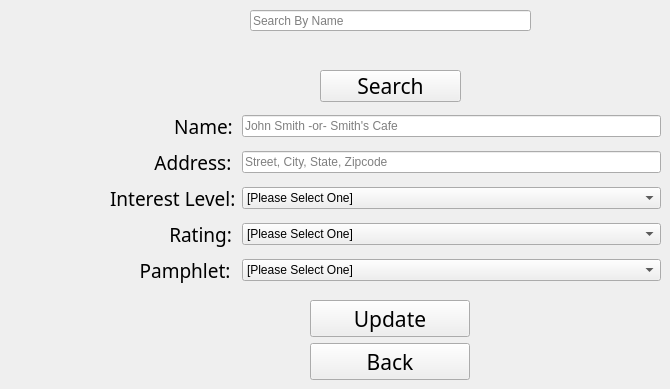
      <widget class="QWidget" name="updateCustomer">
       <widget class="QWidget" name="gridLayoutWidget_9">
        <property name="geometry">
         <rect>
          <x>110</x>
          <y>110</y>
          <width>551</width>
          <height>178</height>
         </rect>
        </property>
        <layout class="QGridLayout" name="gridLayout_3">
         <item row="3" column="1">
          <widget class="QComboBox" name="rating_2">
           <item>
            <property name="text">
             <string>[Please Select One]</string>
            </property>
           </item>
           <item>
            <property name="text">
             <string>Key</string>
            </property>
           </item>
           <item>
            <property name="text">
             <string>Nice to Have</string>
            </property>
           </item>
          </widget>
         </item>
         <item row="1" column="1">
          <widget class="QLineEdit" name="address_edit_2">
           <property name="text">
            <string/>
           </property>
           <property name="placeholderText">
            <string>Street, City, State, Zipcode</string>
           </property>
          </widget>
         </item>
         <item row="1" column="0">
          <widget class="QLabel" name="label_32">
           <property name="font">
            <font>
             <family>Heiti SC</family>
             <pointsize>14</pointsize>
            </font>
           </property>
           <property name="text">
            <string>         Address:</string>
           </property>
          </widget>
         </item>
         <item row="3" column="0">
          <widget class="QLabel" name="label_29">
           <property name="font">
            <font>
             <family>Heiti SC</family>
             <pointsize>14</pointsize>
            </font>
           </property>
           <property name="text">
            <string>            Rating:</string>
           </property>
          </widget>
         </item>
         <item row="4" column="0">
          <widget class="QLabel" name="label_33">
           <property name="font">
            <font>
             <family>Heiti SC</family>
             <pointsize>14</pointsize>
            </font>
           </property>
           <property name="text">
            <string>      Pamphlet:</string>
           </property>
          </widget>
         </item>
         <item row="0" column="0">
          <widget class="QLabel" name="label_30">
           <property name="font">
            <font>
             <family>Heiti SC</family>
             <pointsize>14</pointsize>
            </font>
           </property>
           <property name="text">
            <string>             Name:</string>
           </property>
          </widget>
         </item>
         <item row="2" column="1">
          <widget class="QComboBox" name="interest_2">
           <property name="currentText">
            <string>[Please Select One]</string>
           </property>
           <item>
            <property name="text">
             <string>[Please Select One]</string>
            </property>
           </item>
           <item>
            <property name="text">
             <string>Very Interested</string>
            </property>
           </item>
           <item>
            <property name="text">
             <string>Somewhat Interested</string>
            </property>
           </item>
           <item>
            <property name="text">
             <string>Not Interested</string>
            </property>
           </item>
          </widget>
         </item>
         <item row="2" column="0">
          <widget class="QLabel" name="label_31">
           <property name="font">
            <font>
             <family>Heiti SC</family>
             <pointsize>14</pointsize>
            </font>
           </property>
           <property name="text">
            <string>Interest Level:</string>
           </property>
          </widget>
         </item>
         <item row="0" column="1">
          <widget class="QLineEdit" name="name_edit_2">
           <property name="text">
            <string/>
           </property>
           <property name="placeholderText">
            <string>John Smith -or- Smith's Cafe</string>
           </property>
          </widget>
         </item>
         <item row="4" column="1">
          <widget class="QComboBox" name="pamphlet_2">
           <item>
            <property name="text">
             <string>[Please Select One]</string>
            </property>
           </item>
           <item>
            <property name="text">
             <string>Yes</string>
            </property>
           </item>
           <item>
            <property name="text">
             <string>No</string>
            </property>
           </item>
          </widget>
         </item>
        </layout>
       </widget>
       <widget class="QWidget" name="verticalLayoutWidget_5">
        <property name="geometry">
         <rect>
          <x>310</x>
          <y>300</y>
          <width>160</width>
          <height>80</height>
         </rect>
        </property>
        <layout class="QVBoxLayout" name="verticalLayout_5">
         <item>
          <widget class="QPushButton" name="update">
           <property name="font">
            <font>
             <family>Heiti SC</family>
             <pointsize>16</pointsize>
            </font>
           </property>
           <property name="text">
            <string>Update</string>
           </property>
          </widget>
         </item>
         <item>
          <spacer name="verticalSpacer_10">
           <property name="orientation">
            <enum>Qt::Vertical</enum>
           </property>
           <property name="sizeHint" stdset="0">
            <size>
             <width>20</width>
             <height>40</height>
            </size>
           </property>
          </spacer>
         </item>
         <item>
          <widget class="QPushButton" name="pushButton_8">
           <property name="font">
            <font>
             <family>Heiti SC</family>
             <pointsize>16</pointsize>
            </font>
           </property>
           <property name="text">
            <string>Back</string>
           </property>
          </widget>
         </item>
        </layout>
       </widget>
       <widget class="QLineEdit" name="search_name">
        <property name="geometry">
         <rect>
          <x>250</x>
          <y>10</y>
          <width>281</width>
          <height>21</height>
         </rect>
        </property>
        <property name="placeholderText">
         <string>Search By Name</string>
        </property>
       </widget>
       <widget class="QLabel" name="search_status">
        <property name="geometry">
         <rect>
          <x>230</x>
          <y>50</y>
          <width>321</width>
          <height>20</height>
         </rect>
        </property>
        <property name="font">
         <font>
          <family>Heiti SC</family>
         </font>
        </property>
        <property name="text">
         <string/>
        </property>
        <property name="alignment">
         <set>Qt::AlignCenter</set>
        </property>
       </widget>
       <widget class="QPushButton" name="search_button">
        <property name="geometry">
         <rect>
          <x>320</x>
          <y>70</y>
          <width>141</width>
          <height>32</height>
         </rect>
        </property>
        <property name="font">
         <font>
          <family>Heiti SC</family>
          <pointsize>16</pointsize>
         </font>
        </property>
        <property name="text">
         <string>Search</string>
        </property>
       </widget>
      </widget>
